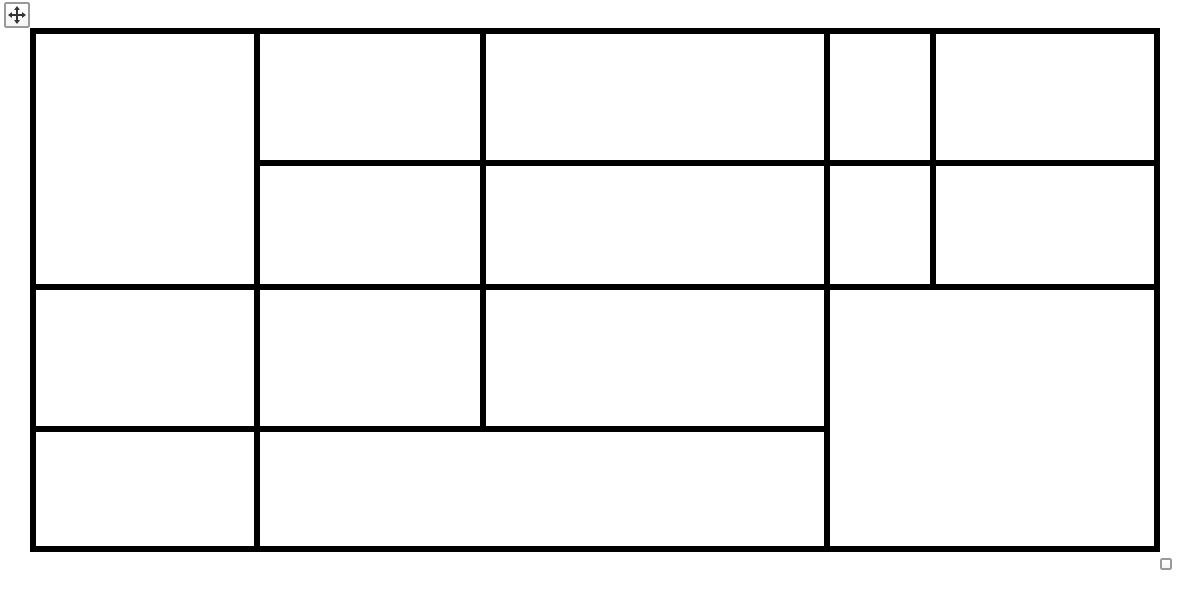
#> input picture boxes2.jpg, 1188 x 594 px
$ python Computer_vision.py   (older library calls are emulated)
#> lines starting #> are read from the running program, lines starting #| are printed output that depends on the picture; after the words box and inside, x2 and y2 are one past the last pixel; in counts of white or black regions, pixels touching at a corner belong together
#!/usr/bin/env python
# coding: utf-8

# In[1]:

from matplotlib import pyplot as plt
import cv2 as cv
import numpy as np
import random
import math

np.set_printoptions(threshold=np.inf)

plt.rcParams.update({'font.size': 20})
plt.rcParams["figure.figsize"] = (200, 30)

# In[2]:


"""
First attempt was to analyze the photo using edge detection,
try to construct lines from the result, then deduce rectangles.
However after trying different approaches and parameters,
it was realised that the difficulty in parsing the result is beyond the level for this task.
Therefore I decided to look for a different approach.
An intermediate result is shown in the next cell for the line detection approach.
"""

# In[4]:


img = cv.imread('boxes2.jpg')
#> img is the input picture: shape (594, 1188, 3); min 0, max 255, mean 238.2

# resize image for better better detection
image_scale = 5
img = cv.resize(img, (img.shape[1] * image_scale, img.shape[0] * image_scale))
#> img: shape (2970, 5940, 3)

gray = cv.cvtColor(img, cv.COLOR_BGR2GRAY)
plt.imshow(gray)
plt.show()

ret, thresh1 = cv.threshold(gray, 200, 255, cv.THRESH_BINARY)
#> thresh1: shape (2970, 5940); 93% white; 4 black regions, box (x1, y1, x2, y2) and area: (149, 139, 5801, 2761) 1232440, (20, 10, 150, 140) 4649, (41, 31, 129, 119) 2619, (5800, 2790, 5860, 2850) 1854

thresh1 = cv.bitwise_not(thresh1)
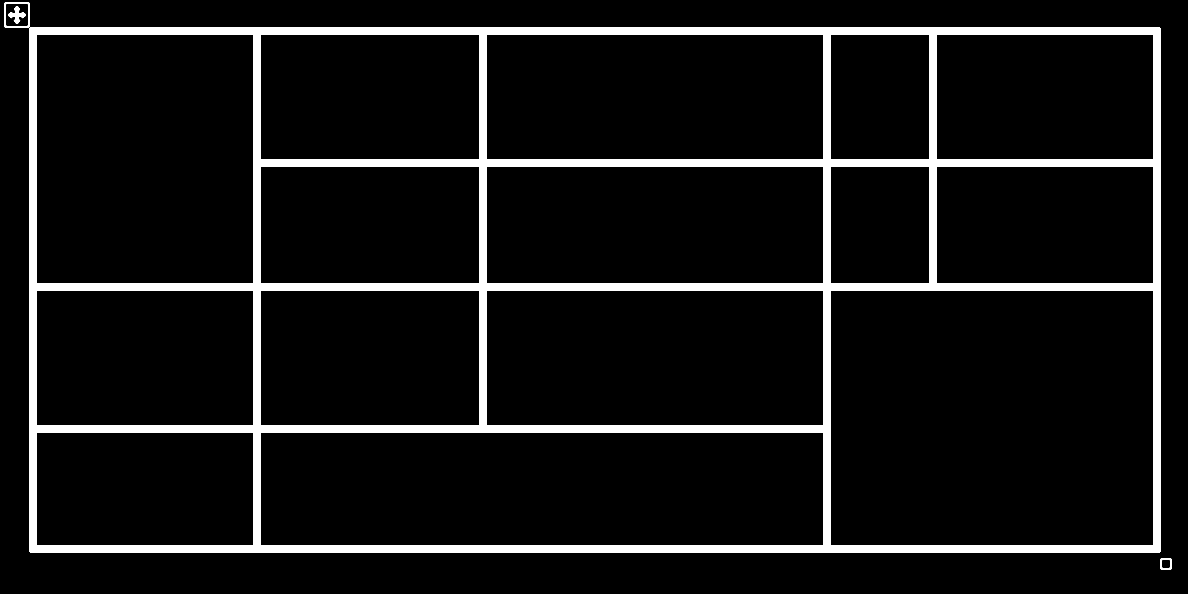
#> thresh1: shape (2970, 5940) (shown at 1/5 size); 7% white; 4 white regions, box (x1, y1, x2, y2) and area: (149, 139, 5801, 2761) 1232440, (20, 10, 150, 140) 4649, (41, 31, 129, 119) 2619, (5800, 2790, 5860, 2850) 1854

plt.imshow(thresh1)
plt.show()

edges = thresh1
# trials were made to see does edge detection improves the result
# edges = cv2.Canny(thresh1, threshold1=0, threshold2=500, apertureSize = 3)

line_image = np.copy(img) * 0
#> line_image: shape (2970, 5940, 3); every value is 0

# More or less magic numbers, with correlation to the resolution of the image
# these numbers are decided by trials and error
rho = 1
theta = np.pi / 180 * 1
minLineLength = 80
maxLineGap = 4
threshold = 80
lines = cv.HoughLinesP(edges, rho, theta, threshold, np.array([]), minLineLength, maxLineGap)
#> lines = 790 rows, first 6: [149, 1432, 5800, 1432], [149, 1424, 5800, 1424], [149, 1431, 5800, 1431], [149, 2729, 5800, 2729], [149, 157, 5800, 157], [149, 1433, 5800, 1433]

print_scale = 1
line_image = cv.resize(line_image, (line_image.shape[1] * print_scale, line_image.shape[0] * print_scale))
for line in lines:
    for x1, y1, x2, y2 in line:
        cv.line(line_image, (x1 * print_scale, y1 * print_scale), (x2 * print_scale, y2 * print_scale),
                (random.randint(0, 255), random.randint(0, 255), random.randint(0, 255)), 5)
#> this loop made 790 passes

plt.imshow(line_image)
plt.show()

# In[5]:


"""
Although the result is quite obvious for human eyes, I am unable to find a simple and clear way to parse the result.
An another approach is taken, in reference to a sample given by the opencv distribution.
"""


# In[6]:


# reference to the open cv example of square.c, with minor parameters changes

def angle_cos(p0, p1, p2):
    d1, d2 = (p0 - p1).astype('float'), (p2 - p1).astype('float')
    return abs(np.dot(d1, d2) / np.sqrt(np.dot(d1, d1) * np.dot(d2, d2)))


def find_rect(img):
    # img = cv.GaussianBlur(img, (5, 5), 0)
    rect = []
    gray = cv.cvtColor(img, cv.COLOR_BGR2GRAY)
    thresh = cv.threshold(gray, 150, 255, cv.THRESH_BINARY_INV + cv.THRESH_OTSU)[1]
    _, contours, _hierarchy = cv.findContours(thresh, cv.RETR_LIST, cv.CHAIN_APPROX_SIMPLE)
    for cnt in contours:
        cnt_len = cv.arcLength(cnt, True)
        cnt = cv.approxPolyDP(cnt, 0.02 * cnt_len, True)
        if len(cnt) == 4 and cv.contourArea(cnt) > 100 and cv.isContourConvex(cnt):
            cnt = cnt.reshape(-1, 2)
            max_cos = np.max([angle_cos(cnt[i], cnt[(i + 1) % 4], cnt[(i + 2) % 4]) for i in range(4)])
            if max_cos < 0.1:
                rect.append(cnt)
    return rect


# In[7]:


boxes1 = cv.imread('boxes1.jpg')
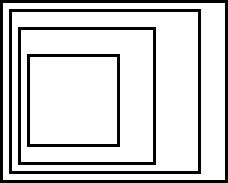
#> input picture boxes1.jpg, 228 x 183 px
#> boxes1 is the input picture: shape (183, 228, 3); min 0, max 255, mean 210.8
boxes2 = cv.imread('boxes2.jpg')
table1 = cv.imread('table1.jpg')
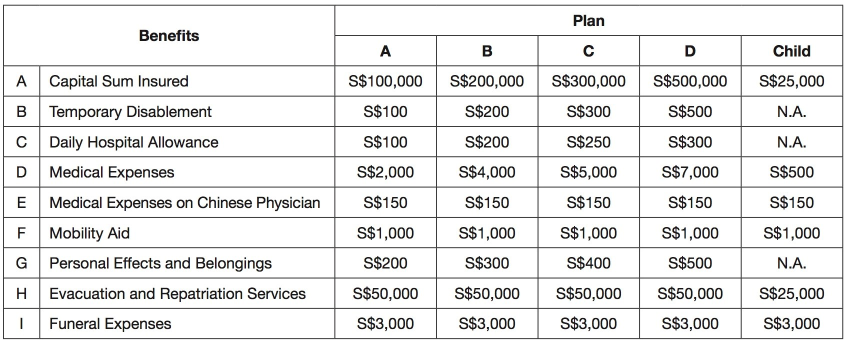
#> input picture table1.jpg, 1691 x 692 px (shown at 1/2 size)
#> table1 is the input picture: shape (692, 1691, 3); mean B, G, R 231.6, 231.9, 231.8

line_image_boxes1 = np.copy(boxes1) * 0
#> line_image_boxes1: shape (183, 228, 3); every value is 0
line_image_boxes2 = np.copy(boxes2) * 0
#> line_image_boxes2: shape (594, 1188, 3); every value is 0
line_image_table1 = np.copy(table1) * 0
#> line_image_table1: shape (692, 1691, 3); every value is 0

rect_boxes1 = find_rect(boxes1)
#> in find_rect, `thresh = cv.threshold(gray, 150, 255, cv.THRESH_BINARY_INV + cv.THRESH..`:
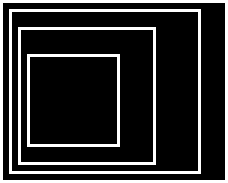
#> thresh: shape (183, 228); 17.3% white; 4 white regions
#> in find_rect, `_, contours, _hierarchy = cv.findContours(thresh, cv.RETR_LIST, cv.CHA..`: contours = 8 contours; box (x1, y1, x2, y2) and area: (0, 0, 228, 183) 41314, (2, 2, 226, 181) 39692, (9, 9, 201, 174) 31324, (11, 11, 199, 172) 29918, (18, 27, 156, 165) 18769, (20, 29, 154, 163) 17687, (27, 54, 120, 147) 8464, (29, 56, 118, 145) 7742
#> the loop in find_rect, `for cnt in contours:` made 8 passes
#> (cnt_len, cnt, max_cos) on passes 1, 3, 5, 7: (349.7, [[29, 57], [116, 56], [117, 143], [30, 144]], 0), (529.7, [[20, 30], [152, 29], [153, 161], [21, 162]], 0), (691.7, [[11, 12], [197, 11], [198, 170], [12, 171]], 0.000913), (799.7, [[2, 3], [224, 2], [225, 179], [3, 180]], 0.00115)
#> (cnt, cnt_len, max_cos) on pass 6: ([[9, 9], [9, 173], [200, 173], [200, 9]], 710, 0)
#> after the loop in find_rect, `for cnt in contours:`: max_cos = 0; rect = 8 items
#> rect_boxes1 = 8 items
cv.drawContours(line_image_boxes1, rect_boxes1, -1, (0, 255, 0), 3)
rect_boxes2 = find_rect(boxes2)
#> in find_rect (call 2), `thresh = cv.threshold(gray, 150, 255, cv.THRESH_BINARY_INV + cv.THRESH..`: thresh: shape (594, 1188); 6.6% white; 2 white regions
#> in find_rect (call 2), `_, contours, _hierarchy = cv.findContours(thresh, cv.RETR_LIST, cv.CHA..`: contours = 17 contours; largest, box (x1, y1, x2, y2) and area: (30, 28, 1160, 552) 590467, (829, 289, 1155, 547) 83523, (259, 431, 825, 547) 64973, (35, 33, 255, 285) 54967, (485, 289, 825, 427) 46441
#> the loop in find_rect (call 2), `for cnt in contours:` made 17 passes
#> (cnt_len, cnt, max_cos) on passes 1 to 7: (1357.7, [[259, 432], [823, 431], [824, 545], [260, 546]], 0.007), (665.7, [[35, 432], [253, 431], [254, 545], [36, 546]], 0.00418), (1161.7, [[829, 290], [1153, 289], [1154, 545], [830, 546]], 0.00082), (949.7, [[485, 290], [823, 289], [824, 425], [486, 426]], 0.00439), (713.7, [[259, 290], [479, 289], [480, 425], [260, 426]], 0.00281), (709.7, [[35, 290], [253, 289], [254, 425], [36, 426]], 0.00277), (673.7, [[935, 166], [1153, 165], [1154, 283], [936, 284]], 0.00389)
#> (cnt, cnt_len, max_cos) on pass 16: ([[30, 28], [30, 551], [1159, 551], [1159, 28]], 3304, 0)
#> rect_boxes2 = 16 items
cv.drawContours(line_image_boxes2, rect_boxes2, -1, (0, 255, 0), 3)
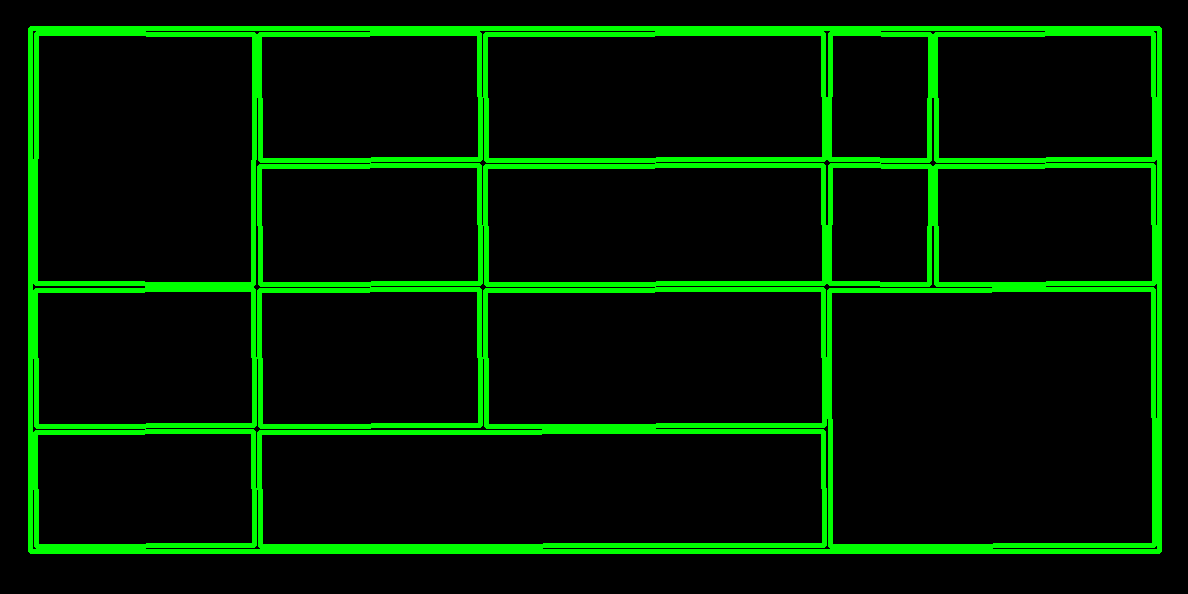
#> line_image_boxes2: shape (594, 1188, 3); mean B, G, R 0, 27.5, 0
rect_table1 = find_rect(table1)
#> in find_rect (call 3), `thresh = cv.threshold(gray, 150, 255, cv.THRESH_BINARY_INV + cv.THRESH..`:
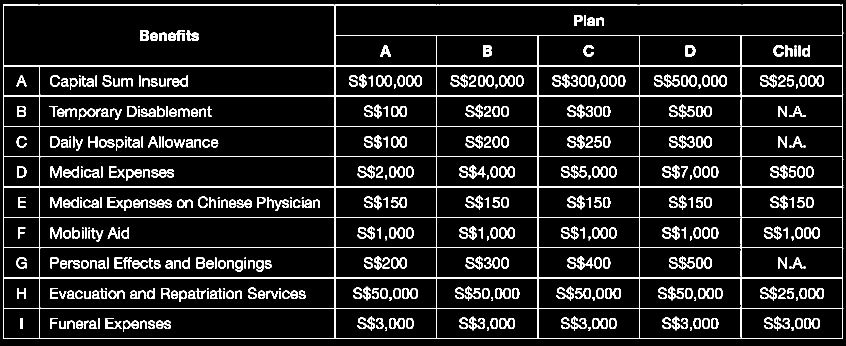
#> thresh: shape (692, 1691) (shown at 1/2 size); 10.1% white in thin lines or dots
#> in find_rect (call 3), `_, contours, _hierarchy = cv.findContours(thresh, cv.RETR_LIST, cv.CHA..`: contours = 888 contours, 49 with area under 20; largest, box (x1, y1, x2, y2) and area: (6, 9, 1687, 678) 1121568, (7, 10, 670, 132) 80100, (670, 10, 1686, 71) 60898, (79, 374, 670, 435) 35398, (79, 192, 670, 253) 35398
#> the loop in find_rect (call 3), `for cnt in contours:` made 888 passes
#> (cnt_len, cnt, max_cos) on passes 82, 83, 84, 85, 86, 87, 88, 208, 209, 210: (521.7, [[1482, 618], [1684, 617], [1685, 675], [1483, 676]], 0.0123), (521.1, [[1279, 618], [1480, 617], [1482, 675], [1280, 676]], 0.0295), (519.7, [[1076, 618], [1277, 617], [1278, 675], [1077, 676]], 0.0123), (519.7, [[873, 618], [1074, 617], [1075, 675], [874, 676]], 0.0123), (519.7, [[670, 618], [871, 617], [872, 675], [671, 676]], 0.0123), (1295.7, [[79, 618], [668, 617], [669, 675], [80, 676]], 0.0155), (259.7, [[7, 618], [78, 617], [79, 675], [8, 676]], 0.00316), (523.7, [[1482, 557], [1684, 556], [1685, 615], [1483, 616]], 0.012), (522.5, [[1279, 557], [1480, 556], [1482, 612], [1280, 616]], 0.0307), (521.7, [[1076, 557], [1277, 556], [1278, 615], [1077, 616]], 0.012)
#> (cnt_len, cnt) on pass 574: (521.7, [[670, 314], [871, 313], [872, 372], [671, 373]])
#> after the loop in find_rect (call 3), `for cnt in contours:`: max_cos = 0; rect = 71 items
#> rect_table1 = 71 items
cv.drawContours(line_image_table1, rect_table1, -1, (0, 255, 0), 3)
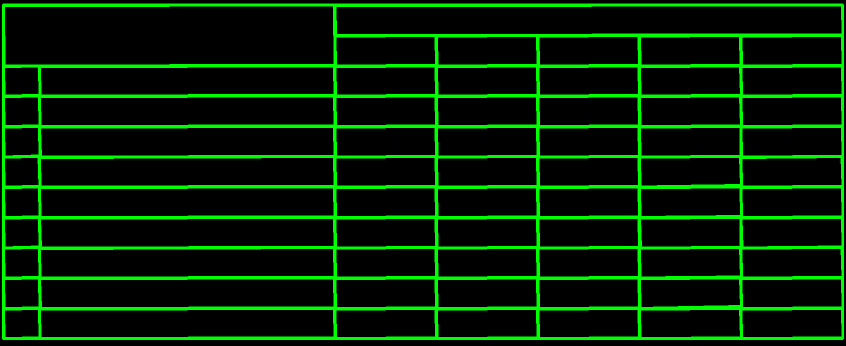
#> line_image_table1: shape (692, 1691, 3) (shown at 1/2 size); mean B, G, R 0, 35.4, 0

plt.imshow(line_image_boxes1)
plt.show()
plt.imshow(line_image_boxes2)
plt.show()
plt.imshow(line_image_table1)
plt.show()

# In[ ]:


"""
The result is better than the previous approach in terms of simplicity.
But just two problems
Problem 1: the tiny boxes in boxes.jpg (top left and bottom right corner) is undetected. I beleive this can be solved by changing
certain parameters. But with the limited time frame, I am unable to figure out the correct parameter
Problem 2:
some boxes will contribute more than one entries in the contours list.
For each boxes, the inner contour is definitely captured. But for some boxes, the outer contour is also captured.
The following code is to eliminate these outer contour
"""

# In[109]:


print(len(rect_table1))
#| 71

# In[45]:


"""
Outer Rectangle Elimination Algorithm
Paremeters:
   merging threshold: the distance in which points will be merged (contribute to the thickness of the line)
   slope threshold: the difference in which the corner is considered as same type of corner (contribute to the inaccuracy of image processing)

Idea:
   If there is rectangle which all of its 4 corner are corners of another rectangles, then this rectangle is an outer rectangle
   and should not be count as a box (this definition might not be true in all situations,
   please refer to the last comment for elaboration)

Defination of same corner:
   Given two corner c1 and c2
   The x y coordinates of the point in c1 and the x y concatenates of the point in c2 should within the merging threshold respectively
   The combination of two slope in the corner should be approx the same (the approx is determined by slope threshold),
   note that the ordering does not matter
   The direction of the two adjacent line should be the same too

Process:
   1.Initiate list
   2.For each corner point in Countours:
        find if there is corner point in the list has the same corner, if yes, marked as merged and insert, if not, just insert
   3.After all corner point has been looped, count rectangles which at least 1 of its corner not marked as merged
"""


# In[152]:


class list_element:
    def __init__(self, x, first_y, first_rectangle_index, first_corner_index):
        self.x = x
        self.corners = [[first_y, first_rectangle_index, first_corner_index]]

    def new_rectangle(self, y, rectangle_index, corner_index):
        self.corners.append([y, rectangle_index, corner_index])
        return

    # helper function for checking if same corner
    def same_corner(self, corner, compared_corner, slope_threshold):
        #         print(corner)
        #         print(compared_corner)
        # have same slope or not (only need to check one against one as rectangle guarantee right angle)
        if abs(corner[1] - compared_corner[1]) < slope_threshold:
            # check orientation
            if corner[0] == compared_corner[0] and corner[2] == compared_corner[2]:
                return True
        # if reversed
        elif abs(corner[3] - compared_corner[1]) < slope_threshold:
            if corner[0] == compared_corner[2] and corner[2] == compared_corner[0]:
                return True
        return False

    # return 0 if not within, return 1 if within x but not y or within x and y but not same corner,
    # return 2 if within x and y and same corner

    def within(self, x, y, corner_index, threshold, slope_threshold):
        if (abs(self.x - x) < threshold):
            # there is definately a faster algorithm for searching closest element,
            # but as performance is not the first priority here, just taking the brute force way to keep it simple
            for corner in self.corners:
                if (abs(corner[0] - y) < threshold) and self.same_corner(corner[2], corner_index, slope_threshold):
                    return 2
            return 1
        else:
            return 0

    def elem_print(self):
        print('x: ', self.x)
        for corner in self.corners:
            print('y: ', corner[0], 'rect_index: ', corner[1], 'corner_index: ', corner[2])
        return

    def unique_rect(self):
        rect = []
        for corner in self.corners:
            rect.append(corner[1])
        return set(rect)


def list_insert(node_list, node, rectangle_index, corner_index, merging_threshold, slope_threshold):
    # loop at x first, find if there is element within merging_threshold, currently go for bottom limit, may change to closest later on
    within_exist = False
    for elem in node_list:
        result = elem.within(node[0], node[1], corner_index, merging_threshold, slope_threshold)
        if result == 1:
            within_exist = True
            elem.new_rectangle(node[1], rectangle_index, corner_index)
        elif result == 2:
            # [4 lines of commented-out code are left out]
            within_exist = True
    # node is not merged
    if not within_exist:
        new_node = list_element(node[0], node[1], rectangle_index, corner_index)
        node_list.append(new_node)
    return


def slope(x1, y1, x2, y2):
    if x1 == x2:
        return np.Inf
    return (y2 - y1) / (x2 - x1)


def orientation(x1, y1, x2, y2, merging_threshold):
    ori = [None, None]
    xdiff = x2 - x1
    if abs(xdiff) < merging_threshold:
        ori[0] = 'same'
    elif xdiff > 0:
        ori[0] = 'pos'
    else:
        ori[0] = 'neg'

    ydiff = y2 - y1
    if abs(ydiff) < merging_threshold:
        ori[1] = 'same'
    elif ydiff > 0:
        ori[1] = 'pos'
    else:
        ori[1] = 'neg'
    return ori


def count_rect(contours, merging_threshold, slope_threshold):
#> called with merging_threshold = 5, slope_threshold = 1
    rect_index = 0
    corner_index = 0
    node_list = []
    # to tackle an exception case
    contours.sort(key=cv.contourArea)
    #     print(contours)
    for contour in contours:
        corner_index = 0
        for node in contour:
            pre_slope = slope(node[0], node[1], contour[corner_index - 1][0], contour[corner_index - 1][1])
            pre_ori = orientation(node[0], node[1], contour[corner_index - 1][0], contour[corner_index - 1][1],
                                  merging_threshold)
            nxt_slope = []
            if corner_index == len(contour) - 1:
                # I believe there is a lamda for such purpose, will need further research if refactor
                nxt_slope = slope(node[0], node[1], contour[0][0], contour[0][1])
                nxt_ori = orientation(node[0], node[1], contour[0][0], contour[0][1], merging_threshold)
            else:
                nxt_slope = slope(node[0], node[1], contour[corner_index + 1][0], contour[corner_index + 1][1])
                nxt_ori = orientation(node[0], node[1], contour[corner_index + 1][0], contour[corner_index + 1][1],
                                      merging_threshold)
            # print(pre_ori,math.atan(pre_slope),nxt_ori,math.atan(nxt_slope))
            list_insert(node_list, node, rect_index, [pre_ori, math.atan(pre_slope), nxt_ori, math.atan(nxt_slope)],
                        merging_threshold, slope_threshold)
            corner_index += 1
        rect_index += 1
#> this loop made 8 passes
#> contour on passes 1, 3, 5, 7: [[29, 57], [116, 56], [117, 143], [30, 144]], [[20, 30], [152, 29], [153, 161], [21, 162]], [[11, 12], [197, 11], [198, 170], [12, 171]], [[2, 3], [224, 2], [225, 179], [3, 180]]
#> contour on passes 2, 4, 6, 8: [[27, 54], [27, 146], [119, 146], [119, 54]], [[18, 27], [18, 164], [155, 164], [155, 27]], [[9, 9], [9, 173], [200, 173], [200, 9]], [[0, 0], [0, 182], [227, 182], [227, 0]]
#> after the loop, rect_index = 8

    #     for node in node_list:
    #         node.elem_print()
    count_result = []

    # getting unique values in list
    for elem in node_list:
        count_result.extend(elem.unique_rect())
#> this loop made 8 passes
#> after the loop, count_result = [0, 0, 2, 2, 4, 4, 6, 6]
    count_result = set(count_result)
#> count_result = 4 items
    return len(count_result)


# boxes1.jpg has a thinner line, therefore a smaller merging_threshold
print('boxes1.jpg box count:', count_rect(rect_boxes1, 5, 1))
#| boxes1.jpg box count: 4
print('boxes2.jpg box count:', count_rect(rect_boxes2, 10, 1))
#> the loop in count_rect (call 2), `for contour in contours:` made 16 passes
#> contour on passes 3 to 14: [[35, 432], [253, 431], [254, 545], [36, 546]], [[935, 166], [1153, 165], [1154, 283], [936, 284]], [[259, 166], [479, 165], [480, 283], [260, 284]], [[935, 34], [1153, 33], [1154, 159], [936, 160]], [[259, 34], [479, 33], [480, 159], [260, 160]], [[35, 290], [253, 289], [254, 425], [36, 426]], [[259, 290], [479, 289], [480, 425], [260, 426]], [[485, 166], [823, 165], [824, 283], [486, 284]], [[485, 34], [823, 33], [824, 159], [486, 160]], [[485, 290], [823, 289], [824, 425], [486, 426]], [[36, 33], [254, 34], [253, 284], [35, 283]], [[259, 432], [823, 431], [824, 545], [260, 546]]
#> (contour, rect_index) on pass 1: ([[830, 165], [930, 166], [929, 284], [829, 283]], 1)
#> the loop in count_rect (call 2), `for elem in node_list:` made 6 passes
#| boxes2.jpg box count: 15
print('table1.jpg box count:', count_rect(rect_table1, 10, 1))
#| table1.jpg box count: 70

# In[ ]:


"""
There is one thing which is worth exploring. In my assumption, a rectangle has to at least one of its corners not
the same corner as another rectangle to be a box. This might not be true in some situation, depends on the defination of
what is a box. But in the limited timeframe, I will keep it this way as this is sufficient for the given samples.
"""
